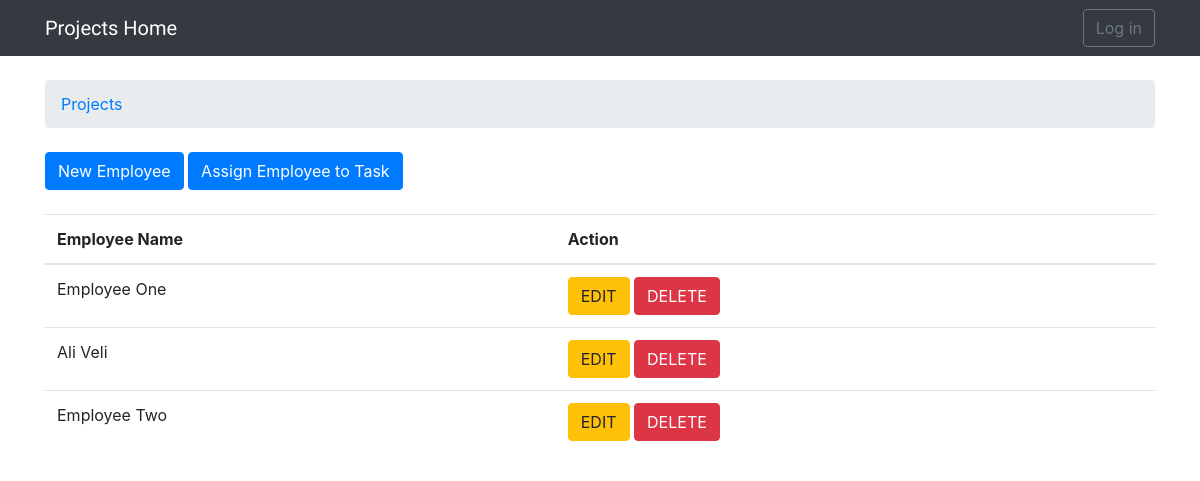
/employee/, run on the app's committed database.
### prmanage/models.py (models this page shows, shortened)
class Employee(models.Model):
    name = models.CharField(max_length=100)

### prmanage/views.py (the view)
# urls.py: url(r'^employee/$', views.list_employee, name='list_employee'),
def list_employee(request):
    employees = Employee.objects.all()
    return render(request, 'employee.html', {'employees': employees})

### templates/employee.html (shortened to what this page needs)
{% extends 'base.html' %}
{% block breadcrumb %}
  <li class="breadcrumb-item"><a href="{% url 'home' %}">Projects</a></li>
{% endblock %}
{% block content %}
  <div class="mb-4">
    <a href="{% url 'create_employee' %}" class="btn btn-primary">New Employee</a>
    <a href="{% url 'assign_employee' %}" class="btn btn-primary">Assign Employee to Task</a>
  </div>
  <table class="table">
    <thead class="thead-inverse">
      <tr>
        <th>Employee Name</th>
        <th>Action</th>
      </tr>
    </thead>
    <tbody>
      {% for employee in employees %}
        <tr>
          <td>{{ employee.name }}</td>
          <td><a href="#" class="btn btn-warning">EDIT</a>    <a href="#" class="btn btn-danger">DELETE</a></td>
        </tr>
      {% endfor %}
    </tbody>
  </table>
{% endblock %}

### data on the page
Employee: name "Employee One"
Employee: name "Ali Veli"
Employee: name "Employee Two"
